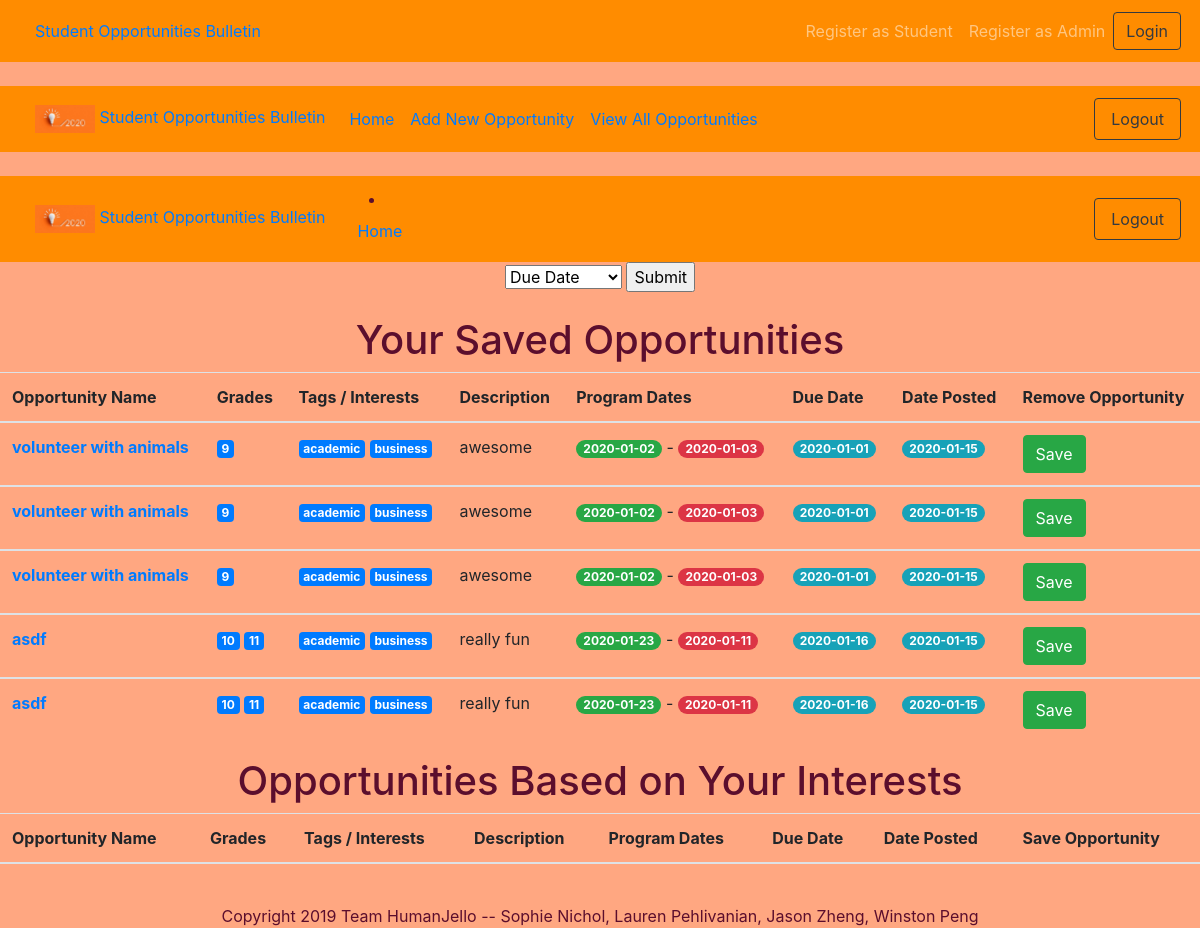
/myOps (signed in), run on the app's committed database.
### tables this page shows
CREATE TABLE opportunities (
                opid INTEGER PRIMARY KEY,
                name TEXT,
                events BOOLEAN,
                academic BOOLEAN,
                business BOOLEAN,
                community_service BOOLEAN,
                leadership BOOLEAN,
                museums BOOLEAN,
                nature BOOLEAN,
                stem BOOLEAN,
                humanities BOOLEAN,
                scholarships BOOLEAN,
                description TEXT,
                link TEXT,
                cost INTEGER,
                gr9 BOOLEAN,
                gr10 BOOLEAN,
                gr11 BOOLEAN,
                gr12 BOOLEAN,
                location TEXT,
                duedate TEXT,
                posted TEXT,
                start_date TEXT,
                end_date TEXT,
                notes TEXT
                );

### app.py (the view)
@app.route("/myOps")
def myOps():
    if checkAuth() and not isAdmin():
        collection = dbfunctions.getAllOps(c)
        print(collection)
        i=0
        while i < len(collection):
            print(collection[i])
            print("i: ", i, " | len: ", len(collection))
            if not filter.isOpRel(collection[i][0], session['username']):
                collection.pop(i)
                print("removing ", i)
                i = i-1
            i = i+1
        myOps = dbfunctions.getStuSavedInts(c, session['username'])
        return render_template('myOps.html', op_list = collection, my_ops=myOps, admin=False)

### app.py (called while the page is built)
def checkAuth(): #checks if the user is logged in
    if "username" in session:
        return True
    else:
        return False

def isAdmin():
    return session['admin']

### utl/dbfunctions.py (called while the page is built)
def get(tbl_name, column, conditional=""):
    db = sqlite3.connect(DB_FILE) #open if file exists, otherwise create
    c = db.cursor()
    c.execute("SELECT %s FROM %s %s" % (column, tbl_name, conditional))
    values = c.fetchall()
    c.close()
    return [list(value) for value in values]

def getAllOps(c):
    c.execute("SELECT * FROM opportunities;")
    all = c.fetchall()
    return all

def getOp(c, id):
    c.execute("SELECT * FROM opportunities WHERE opid = ?;", (id, ))
    return c.fetchone()

def getGrade(user):
    db = sqlite3.connect(DB_FILE) #open if file exists, otherwise create
    c = db.cursor()
    c.execute("SELECT grade FROM users WHERE username = ?;", (user, ))
    return c.fetchone()

def getStuSavedOpids(c, username):
    c.execute("SELECT saved FROM users WHERE username = ?;", (username, ))
    saved = c.fetchone()[0]
    if saved == None:
        return []
    out = saved.split(",")
    print(saved, out)
    return out

def getStuSavedInts(c, username):
    opids = getStuSavedOpids(c, username)
    out = []
    for opid in opids:
        out.append(getOp(c, opid))
    return out

### templates/myOps.html (shortened to what this page needs)
{% extends "base.html" %}
{% block body %}
<div align="center">
  <form action="/action_page.php">
    <select name="cars">
      <option value="duedate">Due Date</option>
    </select>
  <input type="submit">
</form>
<br>
  <h1> Your Saved Opportunities </h1>
  <table class="table">
    <thead>
      <tr>
        <th scope="col">Opportunity Name</th>
        <th scope="col">Grades</th>
        <th scope="col">Tags / Interests</th>
        <th scope="col">Description</th>
        <th scope="col">Program Dates</th>
        <th scope="col">Due Date</th>
        <th scope="col">Date Posted</th>
        <th scope="col">Remove Opportunity</th>
      </tr>
    </thead>
    {% for item in my_ops %}
    <tbody>
      <tr>
        <th scope="row"><a href = "/view/{{item[0]}}">{{item[1]}}</a></th>
        <td>
          {% if item[15] %}<span class="badge badge-primary">9</span>{% endif %}
          {% if item[16] %}<span class="badge badge-primary">10</span>{% endif %}
          {% if item[17] %}<span class="badge badge-primary">11</span>{% endif %}
        </td>
        <td>
          {% if item[3] %}<span class="badge badge-primary">academic</span>{% endif %}
          {% if item[4] %}<span class="badge badge-primary">business</span>{% endif %}
        </td>
        <td><div style="overflow-y: scrollable;">{{item[12]}}</div></td>
        <td><span class="badge badge-pill badge-success">{{item[22]}}</span> -
            <span class="badge badge-pill badge-danger">{{item[23]}}</span>
        </td>
        <td><span class="badge badge-pill badge-info">{{item[20]}}</span></td>
        <td><span class="badge badge-pill badge-info">{{item[21]}}</span></td>
        <td><a href="/unsaveOpp/{{item[0]}}" class="btn btn-success" role="button">Save</a></td>
      {% endfor %}
    </tbody>
  </table>
  <h1> Opportunities Based on Your Interests </h1>
  <table class="table">
    <thead>
      <tr>
        <th scope="col">Opportunity Name</th>
        <th scope="col">Grades</th>
        <th scope="col">Tags / Interests</th>
        <th scope="col">Description</th>
        <th scope="col">Program Dates</th>
        <th scope="col">Due Date</th>
        <th scope="col">Date Posted</th>
        <th scope="col">Save Opportunity</th>
      </tr>
    </thead>
  </table>
  <br>
</div>
{% endblock %}

### data on the page
opportunities: name "volunteer with animals", gr9 "9", academic "academic", business "business", description "awesome", start_date "2020-01-02", end_date "2020-01-03", duedate "2020-01-01", posted "2020-01-15"
opportunities: name "asdf", gr10 "10", gr11 "11", academic "academic", business "business", description "really fun", start_date "2020-01-23", end_date "2020-01-11", duedate "2020-01-16", posted "2020-01-15"
